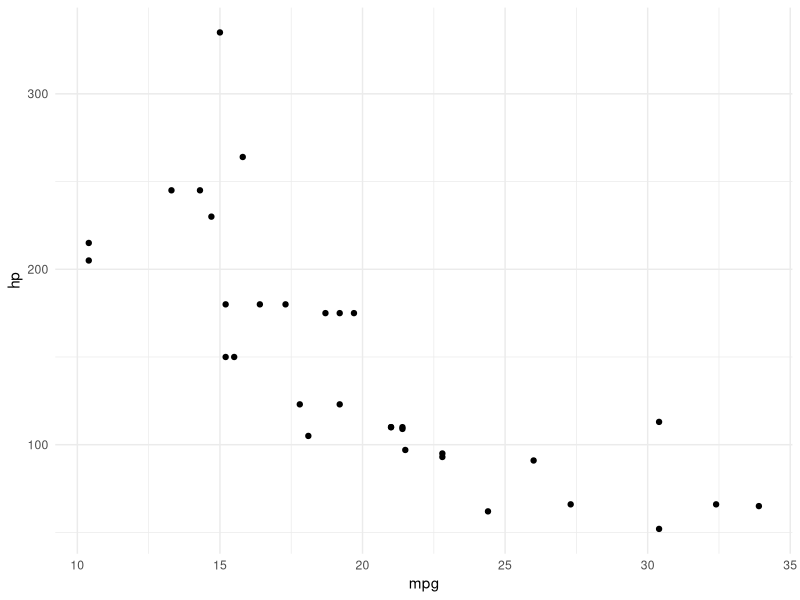
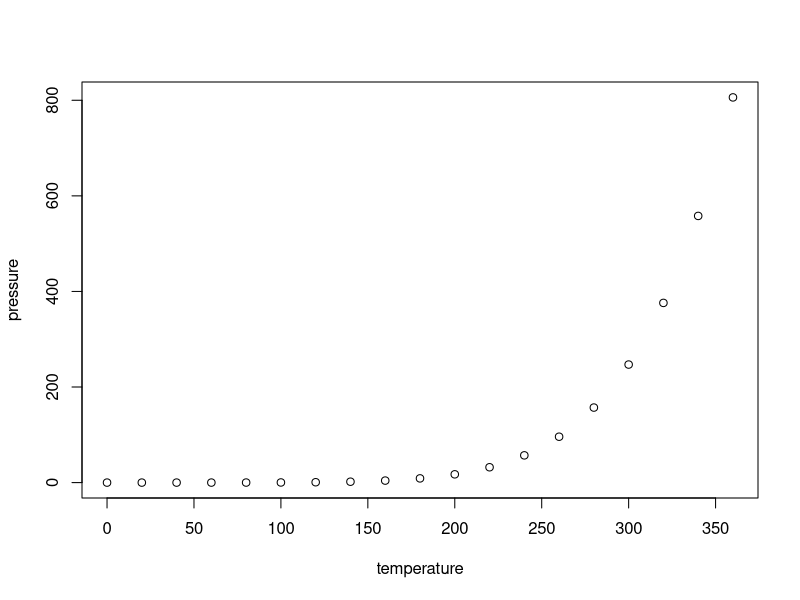

R code for these plots, in order:
## ---- chunk 1
knitr::opts_chunk$set(echo = FALSE)
## ---- chunk 2
library(tidyverse) 
## ---- chunk 3
glimpse(mtcars) 
## ---- chunk 4
ggplot(mtcars)+
  geom_point(aes(x=mpg, y=hp))+
  theme_minimal()
## ---- chunk 5
plot(pressure)
